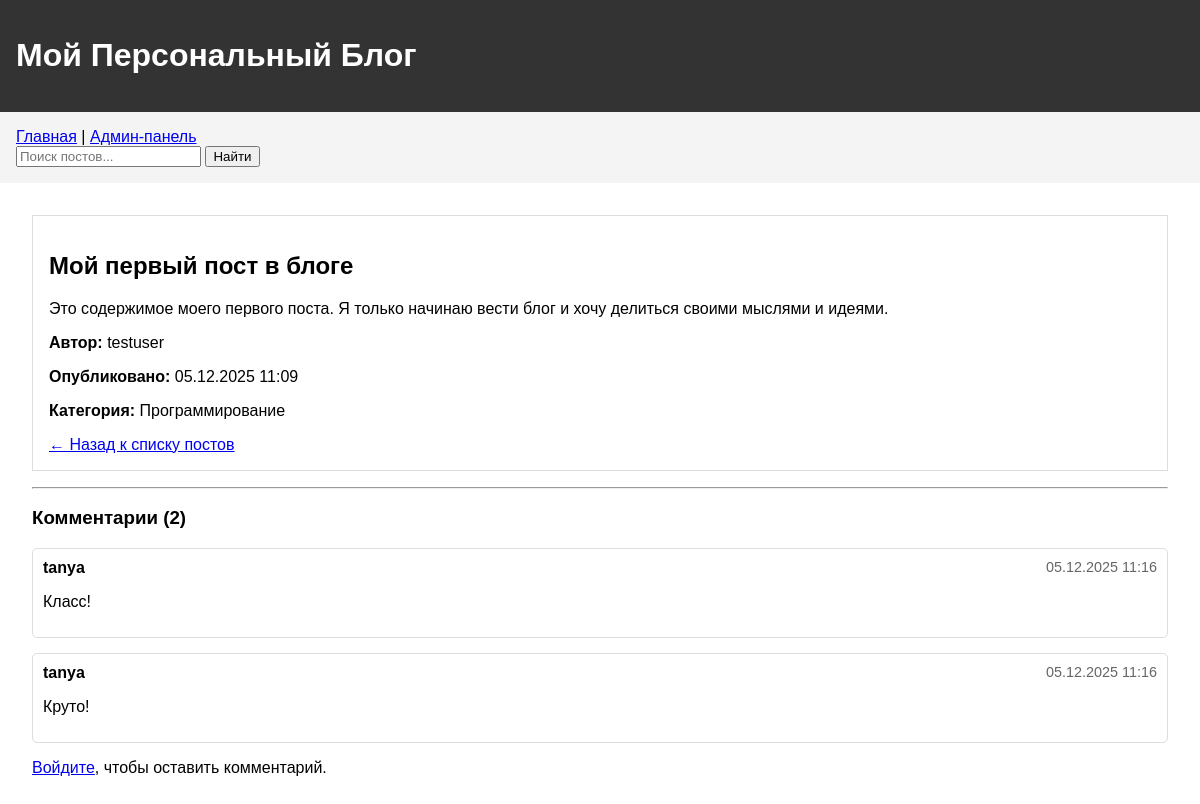
The app's page /post/1/ with its own data.
### blog/models.py (models this page shows, shortened)
class Post(models.Model):
    title = models.CharField(max_length=200, verbose_name='Заголовок')
    content = models.TextField(verbose_name='Содержание')
    created_date = models.DateTimeField(default=timezone.now, verbose_name='Дата создания')
    published_date = models.DateTimeField(blank=True, null=True, verbose_name='Дата публикации')
    author = models.ForeignKey(User, on_delete=models.CASCADE, verbose_name='Автор')
    category = models.ForeignKey(Category, on_delete=models.SET_NULL, null=True, verbose_name='Категория')
    image = models.ImageField(upload_to='post_images/', blank=True, null=True, verbose_name='Изображение')
    class Meta:
        verbose_name = 'Пост'
        verbose_name_plural = 'Посты'

class Category(models.Model):
    name = models.CharField(max_length=100, verbose_name='Название категории')
    description = models.TextField(blank=True, verbose_name='Описание')
    class Meta:
        verbose_name = 'Категория'
        verbose_name_plural = 'Категории'

class Comment(models.Model):
    post = models.ForeignKey(Post, on_delete=models.CASCADE, related_name='comments', verbose_name='Пост')
    author = models.ForeignKey(User, on_delete=models.CASCADE, verbose_name='Автор')
    text = models.TextField(verbose_name='Текст комментария')
    created_date = models.DateTimeField(default=timezone.now, verbose_name='Дата создания')
    approved_comment = models.BooleanField(default=False, verbose_name='Одобрен')
    class Meta:
        verbose_name = 'Комментарий'
        verbose_name_plural = 'Комментарии'
        ordering = ['created_date']

### blog/views.py (the view)
# urls.py: path('post/<int:pk>/', views.post_detail, name='post_detail'),
def post_detail(request, pk):
    post = get_object_or_404(Post, pk=pk)
    comments = post.comments.filter(approved_comment=True)
    if request.method == 'POST':
        form = CommentForm(request.POST)
        if form.is_valid() and request.user.is_authenticated:
            comment = form.save(commit=False)
            comment.post = post
            comment.author = request.user
            comment.save()
            return redirect('post_detail', pk=post.pk)
    else:
        form = CommentForm()
    return render(request, 'blog/post_detail.html', {
        'post': post,
        'comments': comments,
        'form': form
    })

### blog/forms.py
class CommentForm(forms.ModelForm):
    class Meta:
        model = Comment
        fields = ['text']
        widgets = {
            'text': forms.Textarea(attrs={'rows': 4, 'cols': 40}),
        }
        labels = {
            'text': 'Ваш комментарий',
        }

### blog/templates/blog/post_detail.html (shortened to what this page needs)
{% extends 'blog/base.html' %}
{% block content %}
<article class="post">
    <h2>{{ post.title }}</h2>
    <p>{{ post.content|linebreaks }}</p>
    <div class="post-meta">
        <p><strong>Автор:</strong> {{ post.author }}</p>
        <p><strong>Опубликовано:</strong> {{ post.published_date|date:"d.m.Y H:i" }}</p>
        <p><strong>Категория:</strong> {{ post.category.name }}</p>
    </div>
    <a href="{% url 'post_list' %}">← Назад к списку постов</a>
</article>
<hr>
<div class="comments-section">
    <h3>Комментарии ({{ comments.count }})</h3>
    {% for comment in comments %}
        <div class="comment">
            <div class="comment-header">
                <strong>{{ comment.author }}</strong>
                <span class="comment-date">{{ comment.created_date|date:"d.m.Y H:i" }}</span>
            </div>
            <p>{{ comment.text|linebreaks }}</p>
        </div>
    {% empty %}
        <p>Пока нет комментариев. Будьте первым!</p>
    {% endfor %}
    {% if user.is_authenticated %}
        <div class="comment-form">
            <h4>Добавить комментарий</h4>
            <form method="post">
                {% csrf_token %}
                {{ form.as_p }}
                <button type="submit">Отправить</button>
            </form>
        </div>
    {% else %}
        <p><a href="{% url 'admin:login' %}">Войдите</a>, чтобы оставить комментарий.</p>
    {% endif %}
</div>
{% endblock %}

### blog/templates/blog/base.html (style rules this page uses)
body { font-family: Arial, sans-serif; margin: 0; padding: 0; }
.post { border: 1px solid #ddd; margin-bottom: 1rem; padding: 1rem; }

### blog/templates/blog/post_detail.html (style rules this page uses)
.comment { border: 1px solid #ddd; padding: 10px; margin-bottom: 15px; border-radius: 5px; }
.comment-header { display: flex; justify-content: space-between; margin-bottom: 5px; }
.comment-date { color: #666; font-size: 0.9em; }

### records on screen
Post: title "Мой первый пост в блоге", content "Это содержимое моего первого поста. Я только начинаю вести блог и хочу делиться своими мыслями и идеями.", author "testuser", published_date "05.12.2025 11:09", category.name "Программирование"
Comment: author "tanya", created_date "05.12.2025 11:16", text "Класс!"
Comment: author "tanya", created_date "05.12.2025 11:16", text "Круто!"

### other values on screen
{{ comments.count }} "2"
